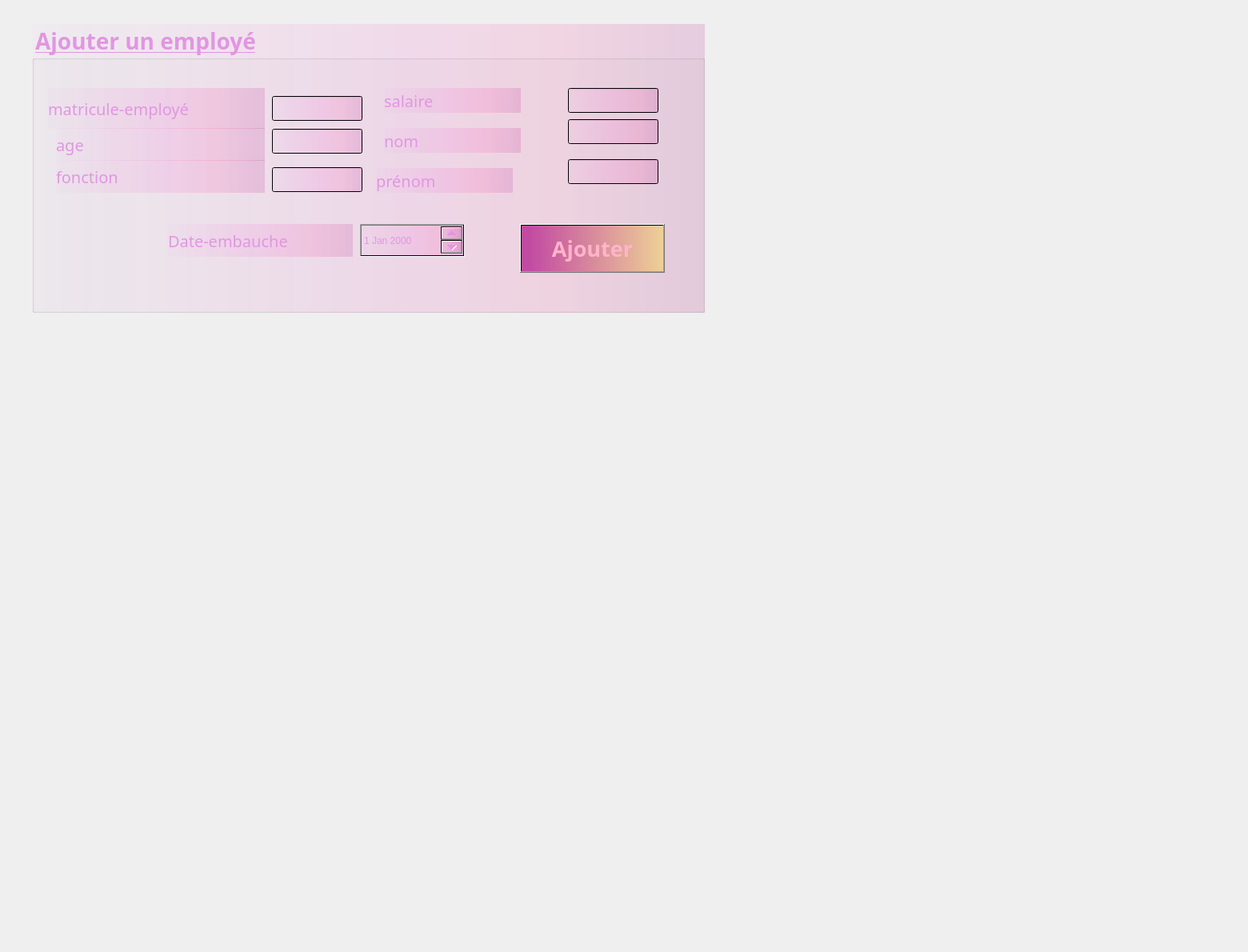
     <widget class="QWidget" name="ajouteremp">
      <attribute name="title">
       <string>Ajouter</string>
      </attribute>
      <widget class="QLabel" name="label_5">
       <property name="geometry">
        <rect>
         <x>-170</x>
         <y>-380</y>
         <width>1551</width>
         <height>1181</height>
        </rect>
       </property>
       <property name="text">
        <string/>
       </property>
       <property name="pixmap">
        <pixmap>../resources/Valentine's_Day_Sweets_Cake_Roses_Cupcake_Wood_540623_1920x1080.jpg</pixmap>
       </property>
      </widget>
      <widget class="QGroupBox" name="groupBox">
       <property name="geometry">
        <rect>
         <x>40</x>
         <y>30</y>
         <width>841</width>
         <height>361</height>
        </rect>
       </property>
       <property name="font">
        <font>
         <family>Lucida Calligraphy</family>
         <pointsize>21</pointsize>
         <weight>75</weight>
         <bold>true</bold>
         <underline>true</underline>
        </font>
       </property>
       <property name="autoFillBackground">
        <bool>false</bool>
       </property>
       <property name="styleSheet">
        <string notr="true">color:rgb(225, 150, 225);

background-color: qlineargradient(spread:pad, x1:0, y1:0, x2:1, y2:0, stop:0 rgba(227, 0, 255, 4), stop:0.550847 rgba(255, 0, 190, 22), stop:0.771186 rgba(255, 0, 126, 28), stop:1 rgba(170, 0, 127, 37));</string>
       </property>
       <property name="title">
        <string>Ajouter un employé</string>
       </property>
       <property name="flat">
        <bool>false</bool>
       </property>
       <property name="checkable">
        <bool>false</bool>
       </property>
       <widget class="QLabel" name="label_7">
        <property name="geometry">
         <rect>
          <x>440</x>
          <y>130</y>
          <width>171</width>
          <height>31</height>
         </rect>
        </property>
        <property name="font">
         <font>
          <family>Lucida Calligraphy</family>
          <pointsize>15</pointsize>
         </font>
        </property>
        <property name="text">
         <string>nom</string>
        </property>
       </widget>
       <widget class="QLabel" name="label_9">
        <property name="geometry">
         <rect>
          <x>20</x>
          <y>80</y>
          <width>271</width>
          <height>51</height>
         </rect>
        </property>
        <property name="font">
         <font>
          <family>Lucida Calligraphy</family>
          <pointsize>15</pointsize>
         </font>
        </property>
        <property name="text">
         <string>matricule-employé</string>
        </property>
       </widget>
       <widget class="QLabel" name="label_11">
        <property name="geometry">
         <rect>
          <x>170</x>
          <y>250</y>
          <width>231</width>
          <height>41</height>
         </rect>
        </property>
        <property name="font">
         <font>
          <family>Lucida Calligraphy</family>
          <pointsize>15</pointsize>
         </font>
        </property>
        <property name="text">
         <string>Date-embauche</string>
        </property>
       </widget>
       <widget class="QLabel" name="label_8">
        <property name="geometry">
         <rect>
          <x>430</x>
          <y>180</y>
          <width>171</width>
          <height>31</height>
         </rect>
        </property>
        <property name="font">
         <font>
          <family>Lucida Calligraphy</family>
          <pointsize>15</pointsize>
         </font>
        </property>
        <property name="text">
         <string>prénom</string>
        </property>
       </widget>
       <widget class="QLabel" name="label_13">
        <property name="geometry">
         <rect>
          <x>30</x>
          <y>170</y>
          <width>261</width>
          <height>41</height>
         </rect>
        </property>
        <property name="font">
         <font>
          <family>Lucida Calligraphy</family>
          <pointsize>15</pointsize>
         </font>
        </property>
        <property name="text">
         <string>fonction</string>
        </property>
       </widget>
       <widget class="QPushButton" name="ajoutemp">
        <property name="enabled">
         <bool>true</bool>
        </property>
        <property name="geometry">
         <rect>
          <x>610</x>
          <y>250</y>
          <width>181</width>
          <height>61</height>
         </rect>
        </property>
        <property name="font">
         <font>
          <family>Lucida Calligraphy</family>
          <pointsize>20</pointsize>
          <weight>75</weight>
          <bold>true</bold>
         </font>
        </property>
        <property name="acceptDrops">
         <bool>false</bool>
        </property>
        <property name="autoFillBackground">
         <bool>false</bool>
        </property>
        <property name="styleSheet">
         <string notr="true">background-color: qlineargradient(spread:pad, x1:0, y1:0, x2:1, y2:0, stop:0.0635593 rgba(170, 0, 127, 164), stop:1 rgba(255, 214, 0, 82));
color: rgb(255, 180, 203);</string>
        </property>
        <property name="text">
         <string>Ajouter</string>
        </property>
       </widget>
       <widget class="QLabel" name="label_19">
        <property name="geometry">
         <rect>
          <x>440</x>
          <y>80</y>
          <width>171</width>
          <height>31</height>
         </rect>
        </property>
        <property name="font">
         <font>
          <family>Lucida Calligraphy</family>
          <pointsize>15</pointsize>
         </font>
        </property>
        <property name="text">
         <string>salaire</string>
        </property>
       </widget>
       <widget class="QLineEdit" name="matricule">
        <property name="geometry">
         <rect>
          <x>300</x>
          <y>90</y>
          <width>113</width>
          <height>31</height>
         </rect>
        </property>
       </widget>
       <widget class="QLineEdit" name="nom">
        <property name="geometry">
         <rect>
          <x>670</x>
          <y>119</y>
          <width>113</width>
          <height>31</height>
         </rect>
        </property>
       </widget>
       <widget class="QLineEdit" name="prenom">
        <property name="geometry">
         <rect>
          <x>670</x>
          <y>169</y>
          <width>113</width>
          <height>31</height>
         </rect>
        </property>
       </widget>
       <widget class="QLineEdit" name="salaire">
        <property name="geometry">
         <rect>
          <x>670</x>
          <y>80</y>
          <width>113</width>
          <height>31</height>
         </rect>
        </property>
       </widget>
       <widget class="QLineEdit" name="fonction">
        <property name="geometry">
         <rect>
          <x>300</x>
          <y>179</y>
          <width>113</width>
          <height>31</height>
         </rect>
        </property>
       </widget>
       <widget class="QLabel" name="label_20">
        <property name="geometry">
         <rect>
          <x>30</x>
          <y>130</y>
          <width>261</width>
          <height>41</height>
         </rect>
        </property>
        <property name="font">
         <font>
          <family>Lucida Calligraphy</family>
          <pointsize>15</pointsize>
         </font>
        </property>
        <property name="text">
         <string>age</string>
        </property>
       </widget>
       <widget class="QLineEdit" name="age">
        <property name="geometry">
         <rect>
          <x>300</x>
          <y>131</y>
          <width>113</width>
          <height>31</height>
         </rect>
        </property>
       </widget>
       <widget class="QDateEdit" name="dateemb">
        <property name="geometry">
         <rect>
          <x>410</x>
          <y>250</y>
          <width>131</width>
          <height>41</height>
         </rect>
        </property>
       </widget>
      </widget>
     </widget>
